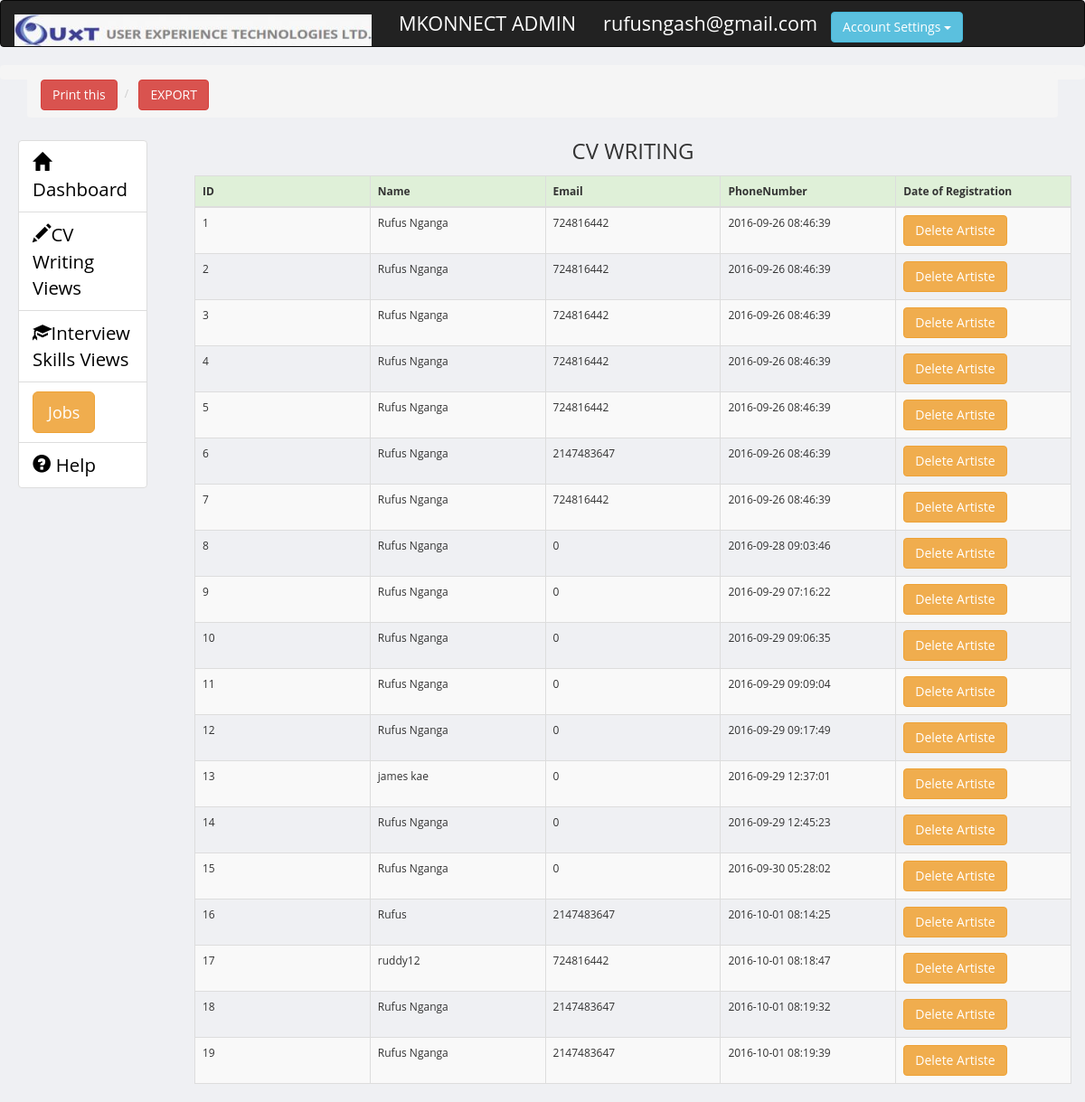
The app's page /mkonnect/Dashboard/views/cvwriting.php (signed in) with its own data.
### tables this page shows
CREATE TABLE IF NOT EXISTS `cv_writing` (
  `id` int(11) NOT NULL,
  `name` text NOT NULL,
  `email` varchar(15) NOT NULL,
  `phonenumber` int(9) NOT NULL,
  `Date of registration` timestamp NOT NULL DEFAULT CURRENT_TIMESTAMP
);

### mkonnect/Dashboard/views/cvwriting.php (the view, shortened to what this page needs)
<!DOCTYPE html>
<html>
<head>
     <link rel="stylesheet" href="http://maxcdn.bootstrapcdn.com/bootstrap/3.3.6/css/bootstrap.min.css">
    <link href="../css/styles.css" rel="stylesheet">
</head>
<body>
<header>
 <nav class="navbar navbar-inverse">
  <div class="container-fluid">
    <div class="navbar-header">
      <a class="navbar-brand" >
        <img  style="width:395px; height: 35px; align="left"" src="../images/logo.jpg" >
      </a>
    </div>
    <ul class="nav navbar-nav">
  <li><a href="#" style="color:white; font-size:1.8em;">MKONNECT ADMIN</a></li>
  <li><a href="#" style="color:white; font-size:1.8em;"><?php echo $_SESSION['email'];  ?></a></li>
  <div class="pull-right">
    <div class="dropdown" >
  <button class="btn btn-info dropdown-toggle" type="button" data-toggle="dropdown" style="margin-top:8%;">Account Settings
  <span class="caret"></span></button>
</div>
</div>
    </ul>
  </div>
</nav>
      </header>
      <section>
  <div class="breadcrumb">
    <div class="col-md-12">
      <ul class="breadcrumb">
      <li>
  <button class="btn btn-danger" onclick="skiza()">Print this</button>
  </li>
  <li>
  <a href="export.php"><button class="btn btn-danger">EXPORT</button></a>
  </li>
  </ul>
</div>
  </div>
</section>
<section>
         <div class="page-content">
            <div class="row">
              <div class="col-md-2">
                <div class="list group" style="width:90%; padding:3%; font-size:1.7em; ">
                  <ul class="list-group" >
                    <li class="list-group-item"><a href="../index.php" style="color:#000000;"> <i class="glyphicon glyphicon-home"></i>Dashboard</a></li>
                    <li class="list-group-item"><a href="cvwriting.php" style="color:#000000;" > <i class="glyphicon glyphicon-pencil"></i>CV Writing Views</a></li>
                    <li class="list-group-item"><a href="interviewskills.php" style="color:#000000;"><i class="glyphicon glyphicon-education"></i>Interview Skills Views</a></li>
                    <li class="list-group-item">
                      <button type="button" class="btn btn-warning btn-lg" data-toggle="collapse" data-target="#jobs">Jobs</button> </li>
                    <li class="list-group-item"><a href="help" style="color:#000000;"> <i class="glyphicon glyphicon-question-sign"></i>&nbsp;Help</a></li>
                  </ul>
                </div>
              </div>
      <div class="col-md-10">
       <div clas="col-md-10">
<center><p style="font-size:2em;">CV WRITING </p></center>
<div class="table-scrol">
  <div class="table-responsive">
    <table class="table table-bordered table-hover table-striped" style="table-layout:fixed">
      <thead>
        <tr class="success">
         <th>ID</th>
         <th>Name</th>
         <th>Email </th>
         <th>PhoneNumber</th>
         <th>Date of Registration</th>
      </thead>
      <?php
      include 'db/db_connection.php';
      $view_admin_query = " select * from cv_writing";
      $run = mysqli_query($con, $view_admin_query);
      while ($row = mysqli_fetch_array($run)) {
        $user_id = $row[0];
        $name = $row[1];
        $num= $row[3];
        $reg= $row[4];
       ?>
       <tr>
         <td><?php echo $user_id; ?></td>
         <td><?php echo $name; ?></td>
         <td><?php echo $num; ?></td>
         <td><?php echo $reg; ?></td>
        <td><a href="deleteartiste.php?del=<?php echo $id ?>"><button class="btn btn-warning">Delete Artiste</button></a></td>
       </tr>
       <?php } ?>
    </table>
  </div>
</div>
</div>
            </div>
        </div>
    </section>
</body>
</html>

### mkonnect/Dashboard/css/styles.css (style rules this page uses)
body { font-family: 'Open Sans', sans-serif; background-color: #f7f7f7; position: relative; margin: 0px; font-size: 12px; padding: 0px; }
.page-content > .row { margin-left: 0px !important; margin-right: 0px !important; margin-top: 30px; }
body { background-color: #eff0f3; }

### records on screen
cv_writing: id "1", name "Rufus Nganga", phonenumber "724816442", Date of registration "2016-09-26 08:46:39"
cv_writing: id "2", name "Rufus Nganga", phonenumber "724816442", Date of registration "2016-09-26 08:46:39"
cv_writing: id "3", name "Rufus Nganga", phonenumber "724816442", Date of registration "2016-09-26 08:46:39"
cv_writing: id "4", name "Rufus Nganga", phonenumber "724816442", Date of registration "2016-09-26 08:46:39"
cv_writing: id "5", name "Rufus Nganga", phonenumber "724816442", Date of registration "2016-09-26 08:46:39"
cv_writing: id "6", name "Rufus Nganga", phonenumber "2147483647", Date of registration "2016-09-26 08:46:39"
cv_writing: id "7", name "Rufus Nganga", phonenumber "724816442", Date of registration "2016-09-26 08:46:39"
cv_writing: id "8", name "Rufus Nganga", phonenumber "0", Date of registration "2016-09-28 09:03:46"
cv_writing: id "9", name "Rufus Nganga", phonenumber "0", Date of registration "2016-09-29 07:16:22"
cv_writing: id "10", name "Rufus Nganga", phonenumber "0", Date of registration "2016-09-29 09:06:35"
cv_writing: id "11", name "Rufus Nganga", phonenumber "0", Date of registration "2016-09-29 09:09:04"
cv_writing: id "12", name "Rufus Nganga", phonenumber "0", Date of registration "2016-09-29 09:17:49"
cv_writing: id "13", name "james kae", phonenumber "0", Date of registration "2016-09-29 12:37:01"
cv_writing: id "14", name "Rufus Nganga", phonenumber "0", Date of registration "2016-09-29 12:45:23"
cv_writing: id "15", name "Rufus Nganga", phonenumber "0", Date of registration "2016-09-30 05:28:02"
cv_writing: id "16", name "Rufus", phonenumber "2147483647", Date of registration "2016-10-01 08:14:25"
cv_writing: id "17", name "ruddy12", phonenumber "724816442", Date of registration "2016-10-01 08:18:47"
cv_writing: id "18", name "Rufus Nganga", phonenumber "2147483647", Date of registration "2016-10-01 08:19:32"
cv_writing: id "19", name "Rufus Nganga", phonenumber "2147483647", Date of registration "2016-10-01 08:19:39"

### other values on screen
$_SESSION['email'] "rufusngash@gmail.com"
